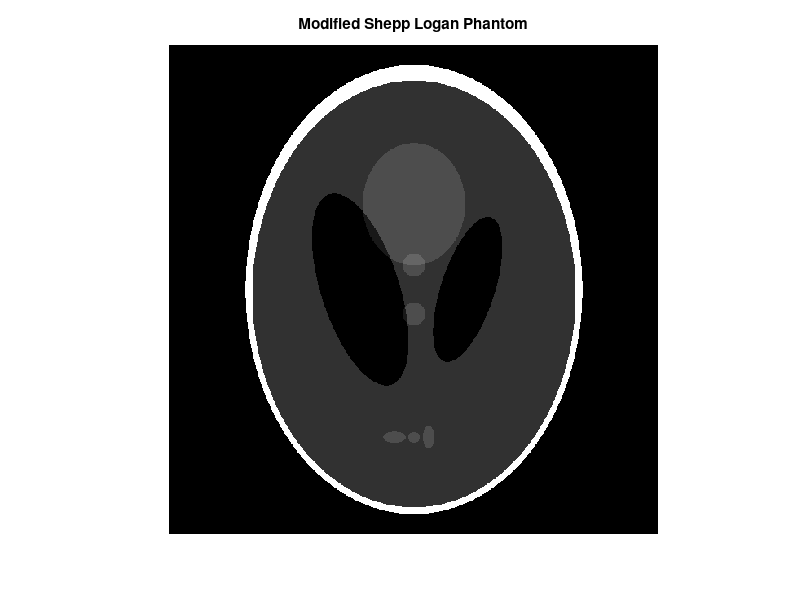

Reproduce this figure in MATLAB. (Note: this script raises an error after producing the figure.)
% CT_data_acquisition.m -  CT Data Acquisition
% Marquette University
% Fred J. Frigo, Ph.D.
% 
% See Digital Image Processing with MATLAB, 3rd edition, example 5.13 
%

im_size = 600;
im = phantom('Modified Shepp-Logan',im_size);
figure();
imshow(im);
title('Modified Shepp Logan Phantom');drawnow;

% Create a set of fan beam projections (views) from the phantom image
D = 1.5*hypot(im_size,im_size)/2;
ct_view = fanbeam(im, D, 'FanSensorGeometry','arc',...
          'FanSensorSpacing',0.1,'FanRotationIncrement',0.4);
view_vs_chan = flipud(ct_view');
figure;
imshow(view_vs_chan, []);
title('Views vs Channels'); drawnow;

